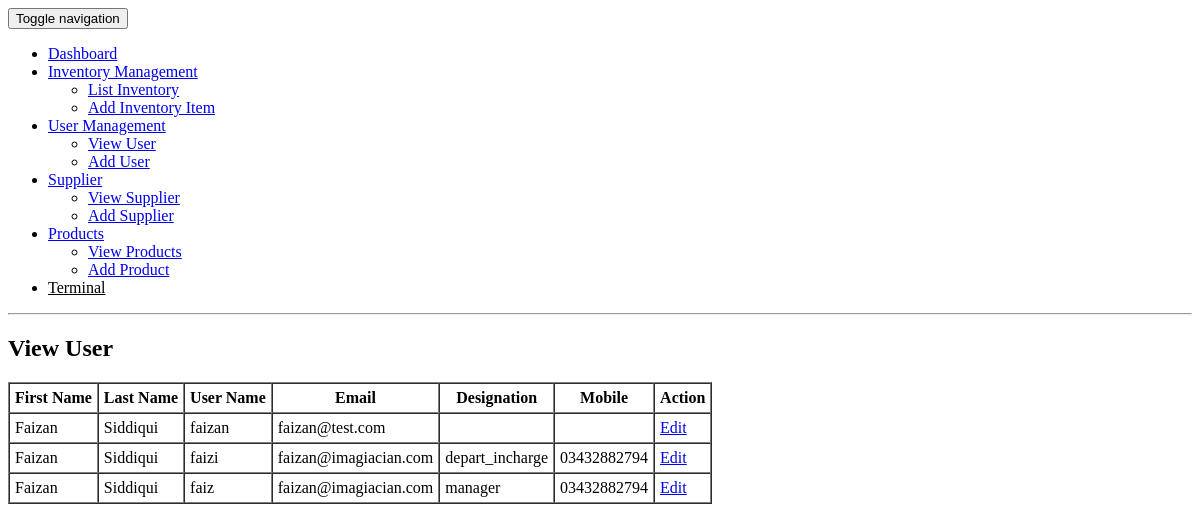
The app's page /view_user.php (signed in), older data.
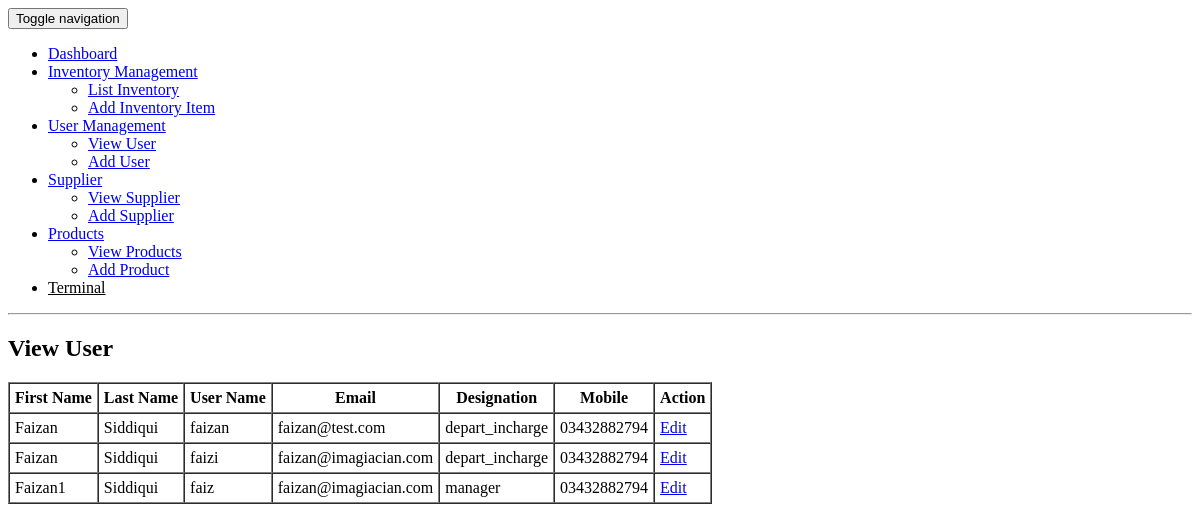
The same page, newer data.
### tables this page shows
CREATE TABLE IF NOT EXISTS `users` (
  `id` int(11) NOT NULL,
  `fname` varchar(32) NOT NULL,
  `lname` varchar(32) NOT NULL,
  `email` varchar(64) NOT NULL,
  `login` varchar(32) NOT NULL,
  `password` varchar(256) NOT NULL,
  `mobile` varchar(32) NOT NULL,
  `phone` varchar(32) NOT NULL,
  `address` varchar(256) NOT NULL,
  `city` varchar(32) NOT NULL,
  `country` varchar(32) NOT NULL,
  `nic` tinytext NOT NULL,
  `dob` varchar(32) NOT NULL,
  `photo` tinytext NOT NULL,
  `designation` varchar(32) NOT NULL,
  `capabilities` tinytext NOT NULL
);

### common/class.database.php (called while the page is built, shortened)
<?php
class Database {
    public $_DB;
    public $_query;
    public $_select = array();
    public $_action;
    public $_table;
    public function __construct() {
        try {
            $this->_DB = new PDO('mysql:host=' . DB_HOST . ';dbname=' . DB_NAME, DB_USER, DB_PASS);
            $this->_DB->setAttribute(PDO::ATTR_ERRMODE, PDO::ERRMODE_EXCEPTION);
        } catch (PDOException $e) {
            echo 'ERROR: ' . $e->getMessage();
        }
    }
    public function query($query) {
        try {
            $this->_query = $this->_DB->prepare(filter_var($query, FILTER_SANITIZE_STRING));
            $this->_query->execute();
            $this->_select = array();
        } catch (PDOException $e) {
            $er = $e->errorInfo;
            echo '<p style="font-family:arial; background:#F00; position:absolute; z-index:10000; color:#FFF; padding:5px;">ERROR: ' . $er[2] . '</p>';
        }
    }
    public function build_query() {
        $query = $this->_action;
        if ($this->_action == 'SELECT') {
            if (!empty($this->_select)) {
                foreach ($this->_select as $column_name => $name) {
                    $query .=' ' . $column_name . ' as ' . $name . ', ';
                }
            } else {
                $query .= ' *';
            }
            $query = rtrim($query, ', ');
        }
        if ($this->_action != 'UPDATE' && $this->_action != 'INSERT') {
            $query .= ' FROM ';
        }
        $query .= $this->_table;
        $this->query($query);
    }
    public function all_results($fetch_type = PDO::FETCH_OBJ) {
        return $this->_query->fetchAll($fetch_type);
    }
    public function from($table_name, $num_rows = NULL) {
        $this->_action = 'SELECT';
        $this->_table = $table_name;
        $this->build_query();
    }
}

### classes/class.user.php (called while the page is built, shortened)
<?php
class user extends database
{
	private $table_name;
	function __construct(){
		$this->table_name = 'users';
	}
	public function get_users($ID = NULL)
	{
		$this->from($this->table_name);
		return $this->all_results();
	}
}
 ?>

### view_user.php (the view, shortened to what this page needs)
<!DOCTYPE html>
<html>
<head>
</head>
<body>
<?php include ABSPATH.'include/menu.php'; ?>
<hr>
<h2>View User</h2>
<?php
$user = new user();
$results = $user->get_users();
if ($results) {
?>
	<table border="1" cellpadding="5" cellspacing="0">
		<tr>
			<th>First Name</th>
			<th>Last Name</th>
			<th>User Name</th>
			<th>Email</th>
			<th>Designation</th>
			<th>Mobile</th>
			<th>Action</th>
		</tr>
			<?php
			foreach($results as $res){
			echo '<tr>';
			echo '<td>'. $res->fname .'</td>';
			echo '<td>'. $res->lname .'</td>';
			echo '<td>'. $res->login .'</td>';
			echo '<td>'. $res->email.'</td>';
			echo '<td>'. $res->designation .'</td>';
			echo '<td>'. $res->mobile .'</td>';
			echo '<td><a href="add_user.php?id='.$res->id.'">Edit</a></td>';
			echo '</tr>';
			}
			?>
	</table>
<?php
}else{
	echo 'Error';
}
?>
</body>
</html>

Row changes from the older to the newer data that the page shows:
changed users "faizan": designation (not shown) → "depart_incharge"; mobile (not shown) → "03432882794"
changed users "faiz": fname "Faizan" → "Faizan1"
